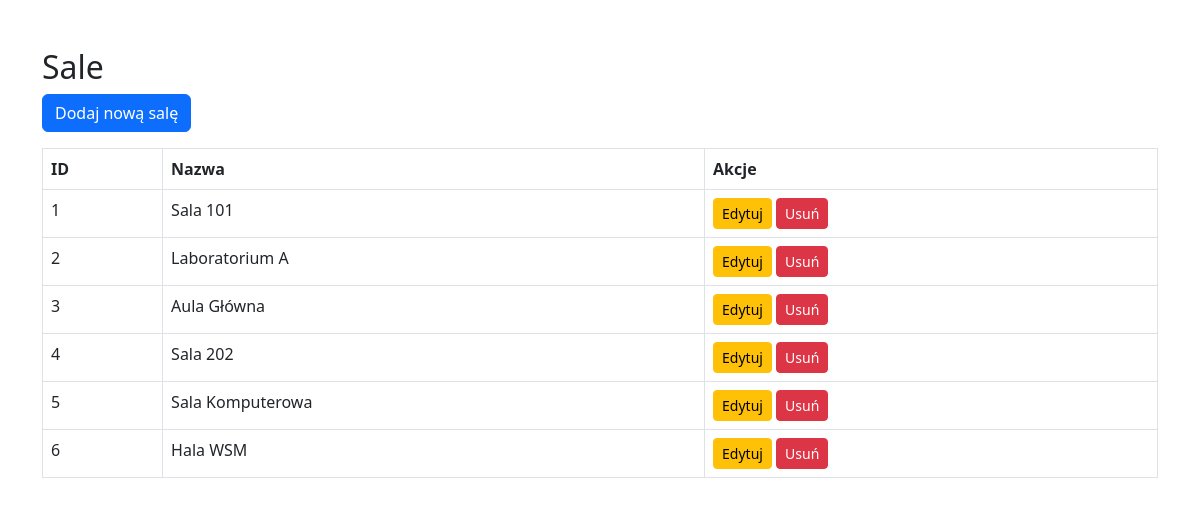
Screenshot of /sale/list.php with the database file from the repository.
### tables this page shows
CREATE TABLE `sale` (
  `sale_id` int(11) NOT NULL,
  `nazwa` varchar(100) NOT NULL
);

### sale/list.php (the view, shortened to what this page needs)
<?php require_once '../includes/db.php'; ?>
<!DOCTYPE html>
<html lang="pl">
<head>
  <link href="https://cdn.jsdelivr.net/npm/bootstrap@5.3.0/dist/css/bootstrap.min.css" rel="stylesheet">
</head>
<body class="container mt-5">
  <h2>Sale</h2>
  <a href="create.php" class="btn btn-primary mb-3">Dodaj nową salę</a>
  <table class="table table-bordered">
    <thead>
      <tr><th>ID</th><th>Nazwa</th><th>Akcje</th></tr>
    </thead>
    <tbody>
    <?php
      $stmt = $pdo->query("SELECT * FROM sale");
      while ($row = $stmt->fetch()) {
          echo "<tr>
                  <td>{$row['sale_id']}</td>
                  <td>{$row['nazwa']}</td>
                  <td>
                    <a href='edit.php?id={$row['sale_id']}' class='btn btn-warning btn-sm'>Edytuj</a>
                    <a href='delete.php?id={$row['sale_id']}' class='btn btn-danger btn-sm'>Usuń</a>
                  </td>
                </tr>";
      }
    ?>
    </tbody>
  </table>
</body>
</html>

### rows the page displays
sale: sale_id "1", nazwa "Sala 101"
sale: sale_id "2", nazwa "Laboratorium A"
sale: sale_id "3", nazwa "Aula Główna"
sale: sale_id "4", nazwa "Sala 202"
sale: sale_id "5", nazwa "Sala Komputerowa"
sale: sale_id "6", nazwa "Hala WSM"
